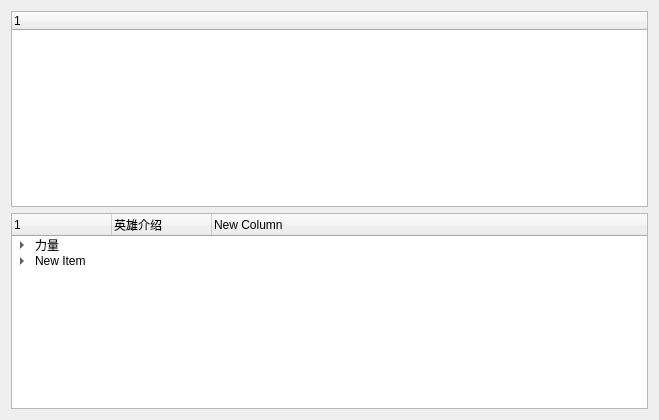
<?xml version="1.0" encoding="UTF-8"?>
<ui version="4.0">
 <class>Widget</class>
 <widget class="QWidget" name="Widget">
  <property name="geometry">
   <rect>
    <x>0</x>
    <y>0</y>
    <width>659</width>
    <height>420</height>
   </rect>
  </property>
  <property name="windowTitle">
   <string>Widget</string>
  </property>
  <layout class="QVBoxLayout" name="verticalLayout">
   <item>
    <widget class="QTreeWidget" name="treeWidget">
     <column>
      <property name="text">
       <string notr="true">1</string>
      </property>
     </column>
    </widget>
   </item>
   <item>
    <widget class="QTreeWidget" name="treeWidget_2">
     <column>
      <property name="text">
       <string/>
      </property>
     </column>
     <column>
      <property name="text">
       <string>英雄介绍</string>
      </property>
     </column>
     <column>
      <property name="text">
       <string>New Column</string>
      </property>
     </column>
     <item>
      <property name="text">
       <string>力量</string>
      </property>
      <property name="text">
       <string/>
      </property>
      <property name="text">
       <string/>
      </property>
      <item>
       <property name="text">
        <string>船长</string>
       </property>
       <property name="text">
        <string>船长介绍</string>
       </property>
      </item>
     </item>
     <item>
      <property name="text">
       <string>New Item</string>
      </property>
      <property name="text">
       <string/>
      </property>
      <property name="text">
       <string/>
      </property>
      <item>
       <property name="text">
        <string>New Subitem</string>
       </property>
      </item>
     </item>
    </widget>
   </item>
  </layout>
 </widget>
 <layoutdefault spacing="6" margin="11"/>
 <resources/>
 <connections/>
</ui>
